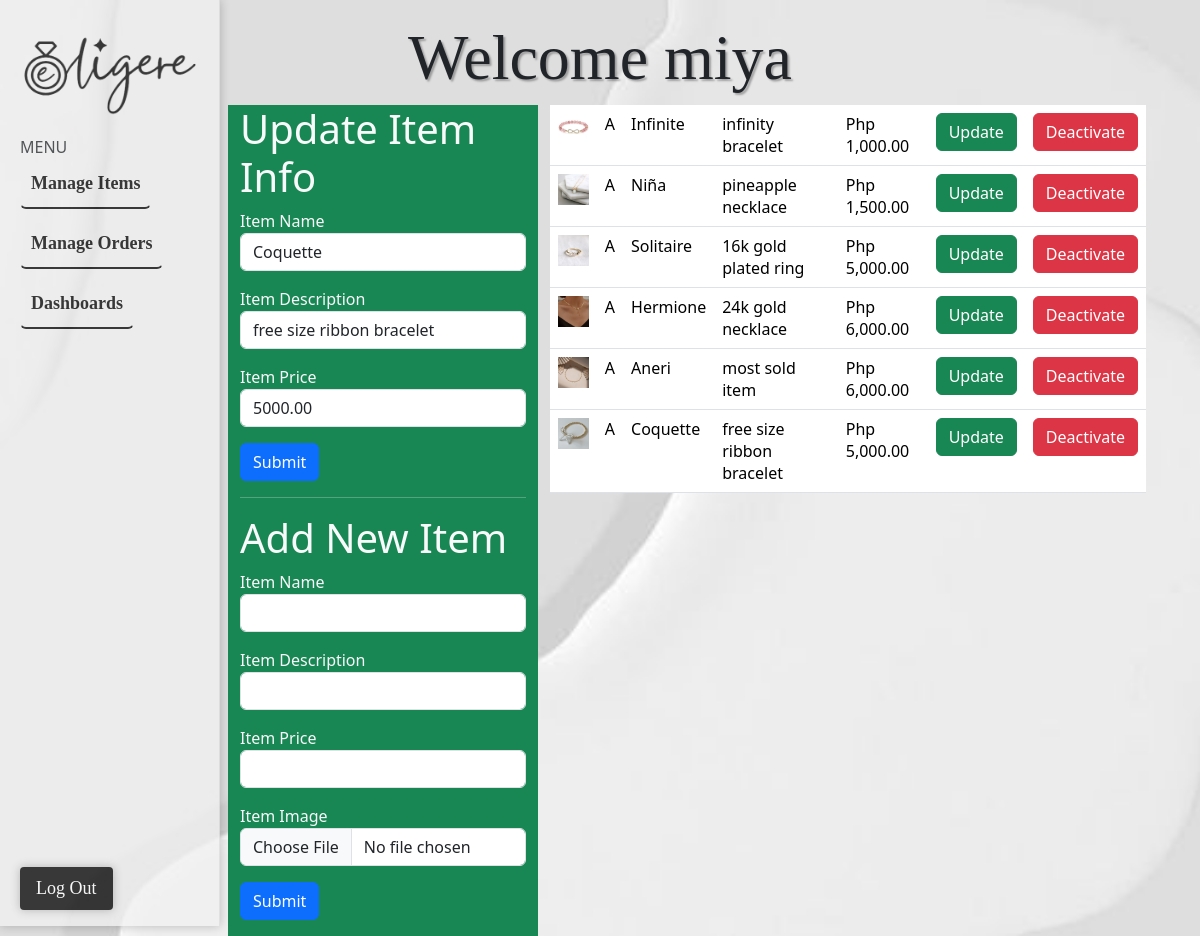
The app's page /eligere_ecommerce/admin.php?manageitems&update_item=1 (signed in) with its own data.
### tables this page shows
CREATE TABLE `items` (
  `items_id` int(11) NOT NULL,
  `item_img` varchar(255) DEFAULT NULL,
  `item_name` varchar(55) NOT NULL,
  `item_desc` text NOT NULL,
  `item_price` decimal(7,2) NOT NULL,
  `item_status` char(1) NOT NULL DEFAULT 'A'
);

### eligere_ecommerce/admin.php (the view, shortened to what this page needs)
<html>
<?php include_once "database.php";
    ?>
   <head>
    <link rel="stylesheet" href="css/bootstrap.css">
</head>
<body>
   <div class="container">
        <div class="header-center">
                <h5 class="display-3">
                 Welcome <?php echo $_SESSION['username']; ?>
                </h5>
                </div>
            <aside class="sidebar">
              <div class="logo">
                    <img src="./images/logo.png" width="180px" height="80px" style="margin-left: 0;">
              </div>
                   MENU
       <ul>
        <li><a href="?manageitems" class="btn btn-link menu-item">Manage Items</a></li>
        <li><a href="?manageorder" class="btn btn-link menu-item">Manage Orders</a></li>
         <li><a href="?dashboard" class="btn btn-link menu-item">Dashboards</a></li>
    </ul>
   <div class="sidebar-footer position-absolute w-99 bottom-0">
                <p class="logout-button" onclick="return confirm('Are you sure you want to log out?')">
                  <a href="?logout" type="button">Log Out</a>
                </p>
                </div>
                </aside>
                <div class="col-15 offset-2 main-content">
   <div class="container">
      <?php if(isset($_GET['manageitems'])) { ?>
       <div class="row">
           <div class="col-4 bg-success text-light">
             <?php
               if(isset($_GET['update_item'])){
                   $item_id = $_GET['update_item'];
                   $sql_get_item_info = "SELECT * FROM `items`
                                          WHERE items_id = '$item_id'";
                   $result = mysqli_query($conn, $sql_get_item_info);
                   $data_row = mysqli_fetch_assoc($result);
                   ?>
                  <h3 class="display-6">Update Item Info</h3>
                  <form action="process_update_item.php" method="POST">
                    <label for="">Item Name</label>
                     <input value="<?php echo $data_row['item_name'];?>" type="text" name="u_item_name" class="form-control mb-3">
                    <label for="">Item Description</label>
                     <input value="<?php echo $data_row['item_desc'];?>" type="text" name="u_item_desc" class="form-control mb-3">
                    <label for="">Item Price</label>
                     <input value="<?php echo $data_row['item_price'];?>" type="text" name="u_item_price" class="form-control mb-3">
                       <input type="submit" class="btn btn-primary">
                   </form>
                   <?php
               }
               ?>
             <hr>
              <h3 class="display-6">Add New Item</h3>
               <form action="process_new_item.php" method="POST" enctype="multipart/form-data">
                  <label for="">Item Name</label>
                   <input type="text" name="f_item_name" class="form-control mb-3">
                  <label for="">Item Description</label>
                   <input type="text" name="f_item_desc" class="form-control mb-3">
                  <label for="">Item Price</label>
                   <input type="text" name="f_item_price" class="form-control mb-3">
                  <label for="">Item Image</label>
                      <input type="file" class="form-control mb-3" name="f_item_img">
                  <input type="submit" class="btn btn-primary">
               </form>
           </div>
           <div class="col-8">
               <?php
               $sql_get_items = "SELECT * FROM `items` WHERE `item_status`='A' order by items_id DESC";
               $get_result = mysqli_query($conn, $sql_get_items); ?>
               <table class="table">
                   <?php
                       while ( $row = mysqli_fetch_assoc($get_result) ){ ?>
                        <tr>
                            <td> <img src="./images/<?php echo $row['item_img'];?>" alt="" class="img-fluid" width="100px"> </td>
                            <td><?php echo $row['item_status'];?></td>
                            <td><?php echo $row['item_name'];?></td>
                            <td><?php echo $row['item_desc'];?></td>
                            <td><?php echo "Php " . number_format($row['item_price'],2);?></td>
                            <td> <a href="admin.php?manageitems&update_item=<?php echo $row['items_id'];?>" class="btn btn-success">Update</a> </td>
                            <td> <a href="admin.php?manageitems&deactivate_item=<?php echo $row['items_id'];?>" class="btn btn-danger">Deactivate</a> </td>
                        </tr>
                       <?php }
                   ?>
               </table>
           </div>
       </div>
       <?php } ?>
   </div>
    </div>
    </div>
</body>
</html>

### eligere_ecommerce/admin.php (style rules this page uses)
body { background:url('./images/bg1.jpg'); background-repeat: no-repeat; background-size: cover; background-position: 88%; }
.btn-link { color: black; text-decoration: none; font-weight: bold; font-family: 'Georgia' , serif; }
.header-center { text-align: center; }
.display-3 { margin-top: 20px; font-family: 'Lucida Handwriting', cursive; text-shadow: 2px 2px 2px rgba(0, 0, 0, 0.3); }
.sidebar { background-color: #f0f0f0; opacity: 0.75; padding: 20px; border-right: 1px solid #ddd; position: fixed; top: 0; left: 0; bottom: 10; width: 220px; overflow-y: auto; box-shadow: 0 0 10px rgba(0, 0, 0, 0.3); }
.logo { margin-bottom: 20px; }
.logo img { display: block; margin: 15px; }
.sidebar ul { list-style: none; padding: 0; margin: 0; }
.sidebar li { margin-bottom: 10px; }
.sidebar a { text-decoration: none; color: #000000; font-size: 18px; }
.menu-item { font-size: 20px; padding: 10px; border-bottom: 10px solid #999; }
.menu-item:last-child { border-bottom: 2px solid; }
.logout-button { width: 100%; margin-top: 1.5rem; background-color: #000000; color: #3c7a8c; border-color: #2e6da4; padding: 0.5rem 1rem; border-radius: 0.25rem; transition: background-color 0.2s ease; box-shadow: 0 0 10px rgba(0, 0, 0, 0.3); font-family: 'Georgia' , serif; }
.logout-button a { color: #fff; text-decoration: none; }

### records on screen
items: u_item_name "Coquette", u_item_desc "free size ribbon bracelet", u_item_price "5000.00", item_img (picture), item_status "A", item_name "Coquette", item_desc "free size ribbon bracelet", item_price "5,000.00"
items: item_img (picture), item_status "A", item_name "Infinite", item_desc "infinity bracelet", item_price "1,000.00"
items: item_img (picture), item_status "A", item_name "Niña", item_desc "pineapple necklace", item_price "1,500.00"
items: item_img (picture), item_status "A", item_name "Solitaire", item_desc "16k gold plated ring", item_price "5,000.00"
items: item_img (picture), item_status "A", item_name "Hermione", item_desc "24k gold necklace", item_price "6,000.00"
items: item_img (picture), item_status "A", item_name "Aneri", item_desc "most sold item", item_price "6,000.00"

### other values on screen
$_SESSION['username'] "miya"
